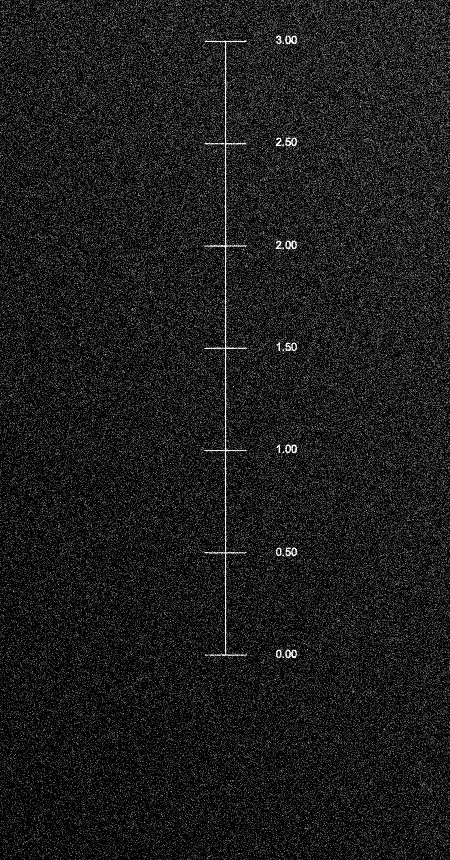
#> input picture HW3/PTV/Calibration_b.png, 450 x 860 px
$ jupyter execute ETPoF_HW3_start.ipynb
#> lines starting #> are read from the running program, lines starting #| are printed output that depends on the picture
[cell 1]
import numpy as np
import matplotlib.pyplot as plt
import pandas as pd
import cv2 as cv
from scipy import spatial

from scipy.signal import find_peaks
from scipy.optimize import curve_fit


# import matplotlib
# matplotlib.use("nbagg")

Assume that the background noise is the same throughout the image, and the vertical line has an angle of 0° (which, on
closer inspection, is the case).

[cell 2]
# Read the calibration images in grayscale [y, x]
img = cv.imread('PTV/Calibration_b.png', 0)
#> img is the input picture: shape (860, 450); min 0, max 255, mean 27.5
# img_b = cv.imread('PTV/Calibration_b.png', 0)

# Crop the images to show only the calibration pattern
roi = [30, 670, 200, 250] # [y1, y2, x1, x2]
img_a_crop = img[roi[0]:roi[1], roi[2]:roi[3]]
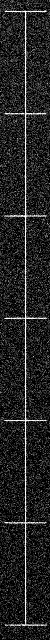
#> img_a_crop: shape (640, 50); min 0, max 255, mean 35.2

# Add up all pixels in the x-direction to get the intensity profile
profile = np.sum(img_a_crop, axis=1)
#> profile = 640 values, max 10791 at index 11, min 846 at index 636, mean 1759.1

# Find the peaks
peaks, _ = find_peaks(profile, height=5000, distance=50)
#> peaks = [11, 113, 216, 318, 420, 522, 625]

intensity_threshold = 3500

# Show the cropped images and profile side-by-side
fig, ax = plt.subplots(1, 2, figsize=(10, 10))
ax[0].imshow(img_a_crop, cmap='gray')
ax[0].set_title('Cropped image')
ax[1].plot(profile, np.arange(0, len(profile)), '.')
ax[1].plot(profile[peaks], peaks, 'o')
ax[1].set_title('Intensity profile')

# Plot a vertical line at y = 3500
ax[1].axvline(intensity_threshold, color='r', linestyle='--')

# Flip the profile axis to match the image
ax[1].invert_yaxis()
ax[1].set_ylim([len(profile), 0])

plt.show()
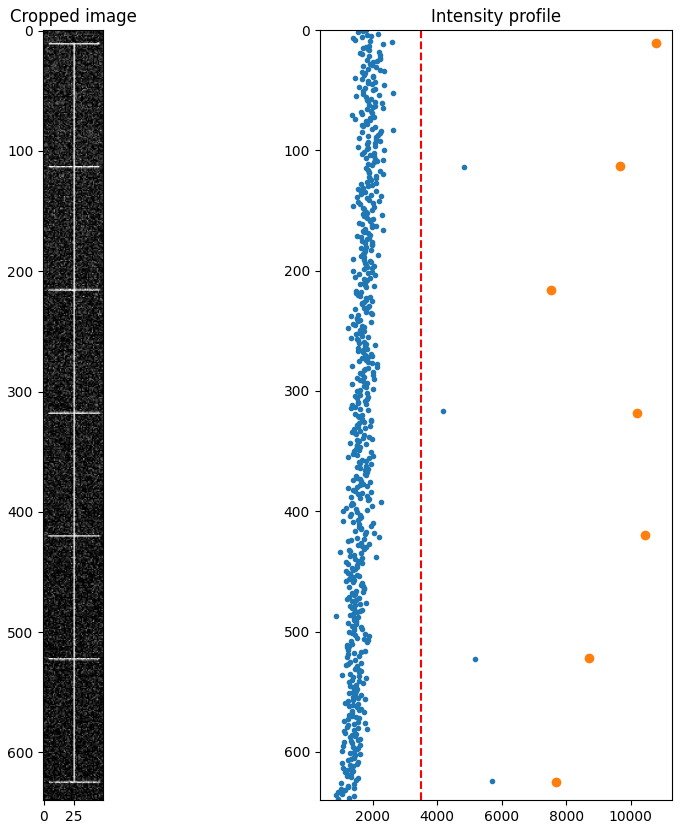
#> figure drawn by matplotlib, 2 panels

Pixel centres do not matter, is just half a pixel offset.

[cell 3]
# Set points below the threshold to zero
peak_mask = profile > intensity_threshold

# For each row...
peak_list_px = []; current_peak = []
for i in range(len(profile)):

    # Check whether the current row is above the threshold
    if profile[i] > intensity_threshold:

        # If so, append the row number to the list of peak indices
        current_peak.append(i)
    else:

        # If not, check whether this is the end of a peak
        if len(current_peak) > 0:

            # Calculate an average peak coordinate, weighted by the intensity
            peak_list_px.append(np.dot(profile[current_peak], current_peak) /
                                np.sum(profile[current_peak]))

            # Reset the current peak list
            current_peak = []
#> after the loop, current_peak = []; peak_list_px = [11, 113.3, 215.5, 317.7, 420, 522.4, 624.6]

# Convert the list of peak indices to a numpy array
peak_list_px = np.array(peak_list_px)

[cell 4]
def weighted_avg_and_std(values, weights, mask_diagonal=True,
                         verbose=False, precision=2, units="m/px"):
    """
    Calculate the weighted average and standard deviation of a set of values.

    PARAMETERS:
        values (array-like): The values for which to calculate the weighted
            average and standard deviation.
        weights (array-like): The weights corresponding to each value.
        mask_diagonal (bool): Whether to mask the diagonal of the
            distance matrix (default: True).
        verbose (bool): Whether to print the results (default: False).
        precision (int): The number of decimal places to round the results
            to (default: 5).

    RETURNS:
        tuple: A tuple containing the weighted average and standard deviation.
    """

    # Mask the diagonal to avoid division by zero
    if mask_diagonal:
        mask = np.eye(values.shape[0], dtype=bool).__invert__()

    # Calculate the weighted average
    average = np.average(values[mask], weights=weights[mask])

    # Calculate the weighted variance and standard deviation
    variance = np.average((values[mask] - average) ** 2, weights=weights[mask])
    deviation = np.sqrt(variance)

    if verbose:
        print(f"The average resolution is {average:.{precision}f} {units},")
        print(f"with a standard deviation of {np.sqrt(variance):.{precision}f}"
              f" {units} ({100 * deviation / average:.{precision-2}} %).")

    # Output the average and standard deviation
    return average, deviation

[cell 5]
calibration_distance = 0.5 # m

all_distances_px = (spatial.distance.cdist(peak_list_px.reshape(-1, 1),
                                           peak_list_px.reshape(-1, 1)))
peak_list_re = calibration_distance * np.arange(0, len(peak_list_px))
#> peak_list_re = [0, 0.5, 1, 1.5, 2, 2.5, 3]

all_distances_re = (spatial.distance.cdist(peak_list_re.reshape(-1, 1),
                                           peak_list_re.reshape(-1, 1)))

with np.errstate(divide='ignore', invalid='ignore'):
    # Calculate the resolution of the image in pixels per unit length
    resolution = all_distances_px / all_distances_re

resolution_avg, resolution_std = weighted_avg_and_std(resolution,
                                                   all_distances_px, verbose=True)
#> in weighted_avg_and_std, `average = np.average(values[mask], weights=weights[mask])`: average = 204.5
#> in weighted_avg_and_std, `variance = np.average((values[mask] - average) ** 2, weights=weights[m..`: variance = 0.00493
#> in weighted_avg_and_std, `deviation = np.sqrt(variance)`: deviation = 0.0702
#| The average resolution is 204.52 m/px,
#| with a standard deviation of 0.07 m/px (0.03 %).
#> resolution_avg = 204.5; resolution_std = 0.0702

$ run again, with HW3/PTV/a105.png copied over HW3/PTV/Calibration_b.png
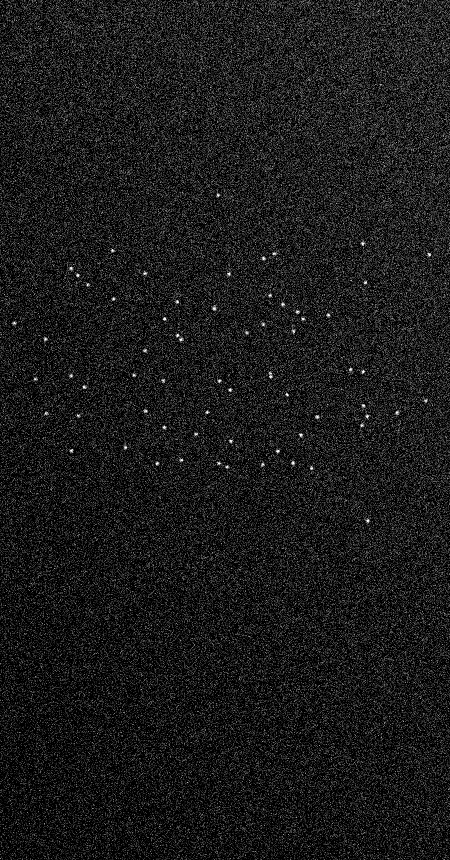
#> input picture HW3/PTV/a105.png, 450 x 860 px
#> img is the input picture: shape (860, 450); min 0, max 255, mean 26.8
#> `img_a_crop = img[roi[0]:roi[1], roi[2]:roi[3]]`:
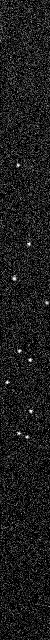
#> img_a_crop: shape (640, 50); min 0, max 255, mean 28.6
#> profile = 640 values, max 2505 at index 303, min 702 at index 594, mean 1429.1
#> peaks = empty array
#> `plt.show()`:
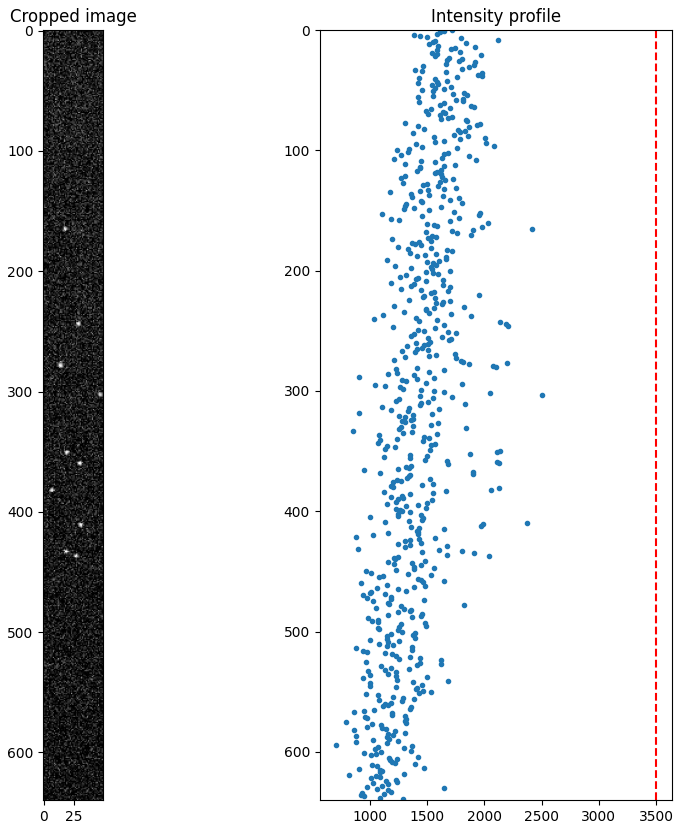
#> figure drawn by matplotlib, 2 panels
#> after the loop `for i in range(len(profile)):`: current_peak = []
#> `peak_list_px = np.array(peak_list_px)`: peak_list_px = empty array

$ run again, with HW3/PTV/a106.png copied over HW3/PTV/Calibration_b.png
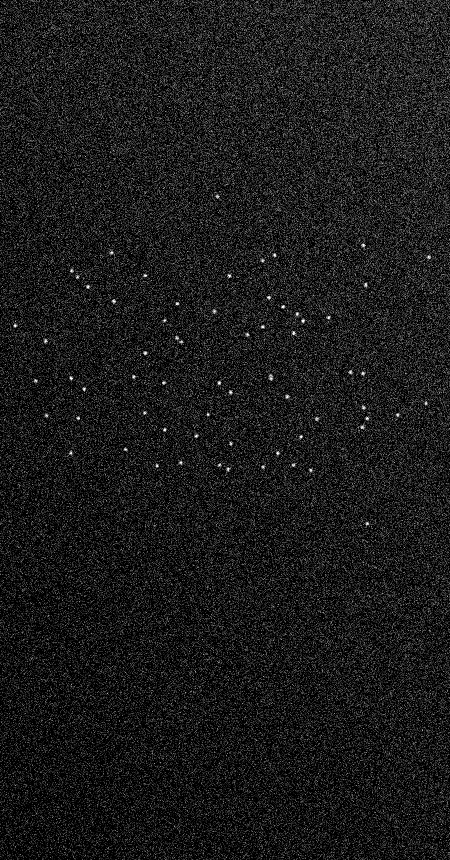
#> input picture HW3/PTV/a106.png, 450 x 860 px
#> img is the input picture: shape (860, 450); min 0, max 255, mean 26.9
#> `img_a_crop = img[roi[0]:roi[1], roi[2]:roi[3]]`:
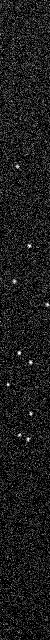
#> img_a_crop: shape (640, 50); min 0, max 255, mean 28.6
#> profile = 640 values, max 2410 at index 280, min 595 at index 621, mean 1428.8
#> peaks = empty array
#> `plt.show()`:
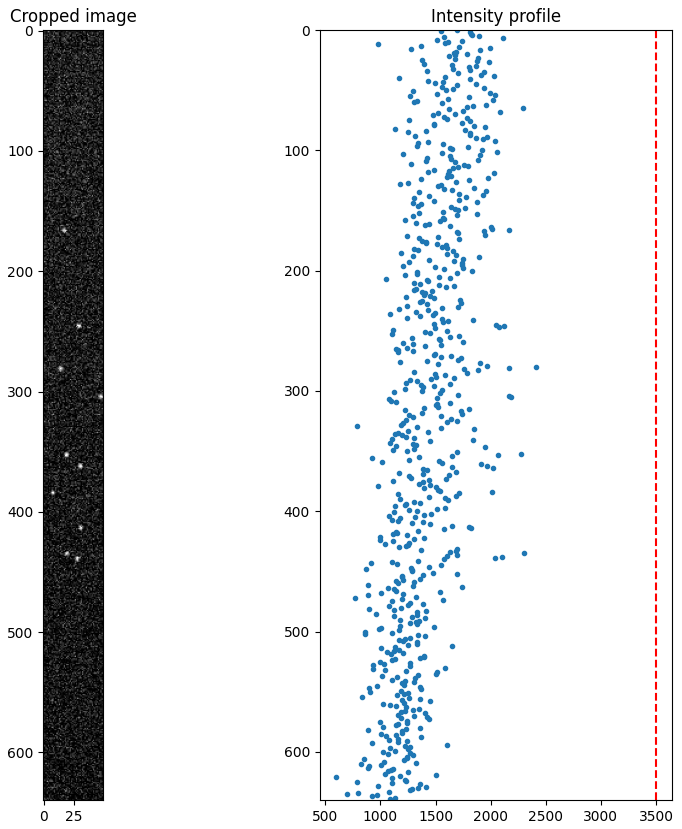
#> figure drawn by matplotlib, 2 panels
#> after the loop `for i in range(len(profile)):`: current_peak = []
#> `peak_list_px = np.array(peak_list_px)`: peak_list_px = empty array

$ run again, with HW3/PTV/a108.png copied over HW3/PTV/Calibration_b.png
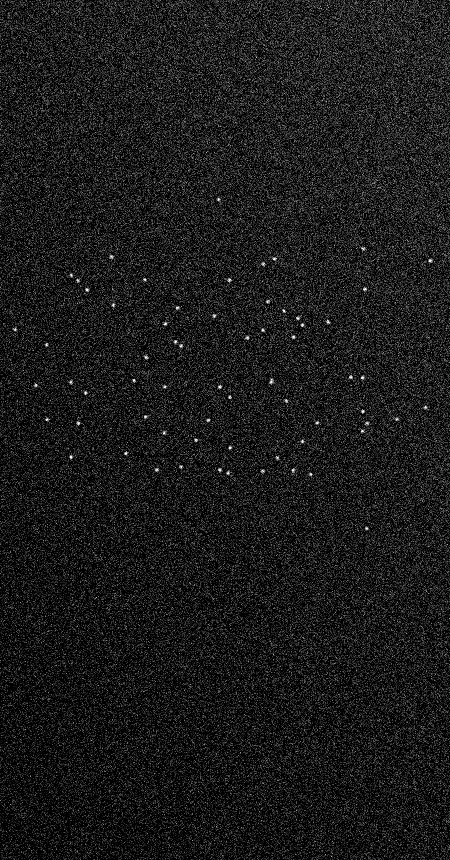
#> input picture HW3/PTV/a108.png, 450 x 860 px
#> img is the input picture: shape (860, 450); min 0, max 255, mean 26.9
#> `img_a_crop = img[roi[0]:roi[1], roi[2]:roi[3]]`:
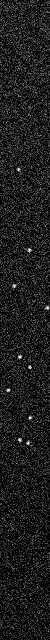
#> img_a_crop: shape (640, 50); min 0, max 255, mean 28.3
#> profile = 640 values, max 2501 at index 285, min 651 at index 550, mean 1412.6
#> peaks = empty array
#> `plt.show()`:
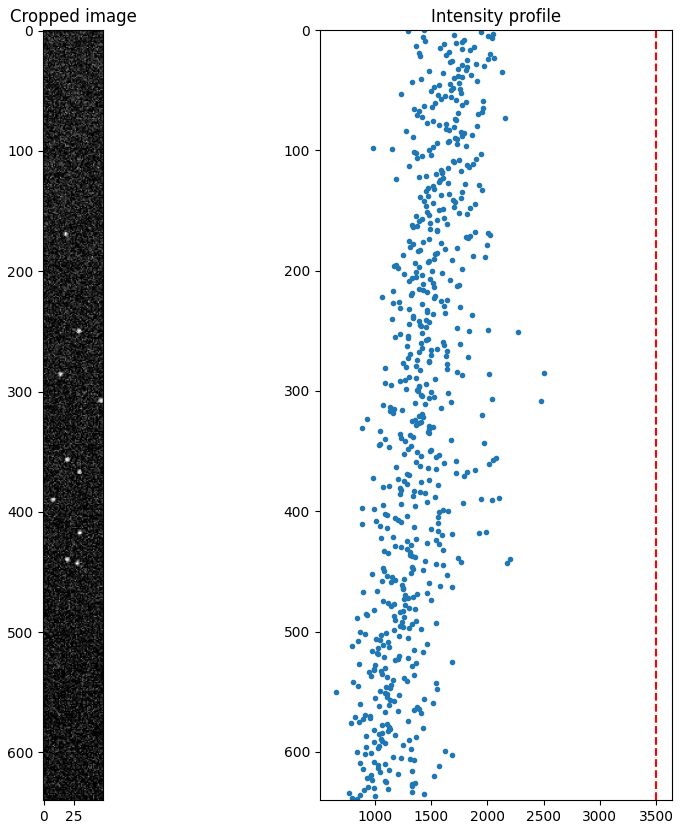
#> figure drawn by matplotlib, 2 panels
#> after the loop `for i in range(len(profile)):`: current_peak = []
#> `peak_list_px = np.array(peak_list_px)`: peak_list_px = empty array
